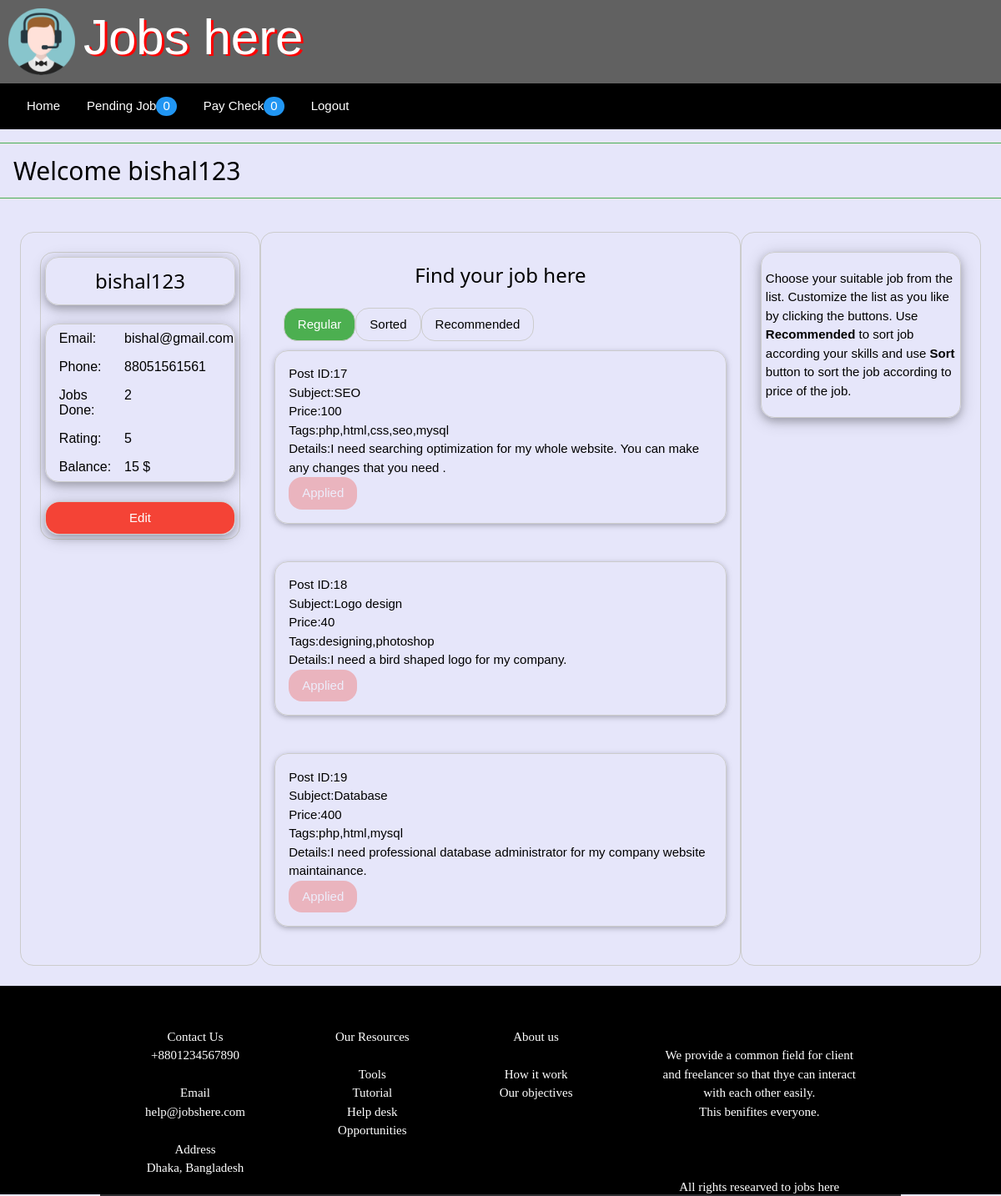
/freelancerhome.php (signed in), run on the app's committed database.
### tables this page shows
CREATE TABLE `freelancer` (
  `fid` int(20) NOT NULL,
  `name` varchar(100) NOT NULL,
  `username` varchar(200) NOT NULL,
  `password` varchar(200) NOT NULL,
  `dob` date NOT NULL,
  `gender` varchar(20) NOT NULL,
  `email` varchar(100) NOT NULL,
  `phone` bigint(20) NOT NULL,
  `hprice` float NOT NULL,
  `address` varchar(200) NOT NULL,
  `skills` varchar(300) NOT NULL,
  `jobs_completed` int(11) NOT NULL,
  `review` double NOT NULL,
  `total_rat` double NOT NULL,
  `rating` double NOT NULL,
  `balance` float NOT NULL,
  `status` varchar(20) NOT NULL
);

CREATE TABLE `posts` (
  `postid` int(200) NOT NULL,
  `subject` varchar(200) NOT NULL,
  `price` double NOT NULL,
  `posted_by` varchar(100) NOT NULL,
  `category` varchar(400) NOT NULL,
  `job_stat` varchar(200) NOT NULL,
  `hired` varchar(200) NOT NULL,
  `submission` varchar(600) NOT NULL,
  `accept` varchar(200) NOT NULL,
  `post_detail` text NOT NULL
);

### freelancerhome.php (the view, shortened to what this page needs)
<?php
 require_once("config.php");
 $checkhowto=0;
if(isset($_SESSION['username'])){
  $temp=$_SESSION['username'];
  $sql16="SELECT * FROM `posts` WHERE hired='$temp' && job_stat='assigned' && submission=''";
  $result=mysqli_query($connection,$sql16);
  $pending=mysqli_num_rows($result);
  $sql28="SELECT * FROM `transaction_table` WHERE freelancer='$temp' && status='completed' && f_to_c=0";
  $run28=mysqli_query($connection,$sql28);
  $req28=mysqli_num_rows($run28);
}
else{
  header('location:index.php');
}
  $sql="SELECT * FROM `posts` where job_stat='pending'";
  $req=mysqli_query($connection,$sql);
?>
<html>
<head>
  <link rel="stylesheet" type="text/css" href="style.css">
  <link rel="stylesheet" href="css/w3.css">
<link rel="stylesheet" href="css/font.css">
</head>
<body bgcolor="#E6E6FA">
  <div class="w3-row w3-dark-gray">
    <div class="w3-col l1">
      <img src="images/logo.png" style="height: 100px;width: 100px;padding:10px">
    </div>
    <div class="w3-col l3">
      <span class="jobb">Jobs here</span>
    </div>
  </div>
  <div class="w3-bar w3-black w3-padding">
  <a href="freelancerhome.php" class="w3-bar-item w3-button">Home</a>
  <a href="submitjob.php" class="w3-bar-item w3-button">Pending Job<span class="w3-badge w3-blue"><?php echo $pending; ?></a>
  <a href="flancer-paycheck.php" class="w3-bar-item w3-button">Pay Check<span class="w3-badge w3-blue"><?php echo $req28; ?></a>
  <a href="freelancerhome.php?status=logout" class="w3-bar-item w3-button">Logout</a>
  </div>
   <div class="w3-panel w3-border-top w3-border-bottom w3-border-green">
    <h2>Welcome <?php echo$_SESSION['username']; ?></h2>
  </div>
  <div class="w3-cell-row" style="padding: 2%;">
  <div class="w3-container w3-cell w3-border w3-round-xlarge" style="width: 25%;padding: 2%;" >
    <div class="w3-border w3-round-xlarge" style="padding: 2%;">
      <?php
        $sql39="SELECT * FROM `freelancer` WHERE username='$temp'";
        $run39=mysqli_query($connection,$sql39);
        $req39=mysqli_fetch_array($run39);
        $email=$req39['email'];
        $phone=$req39['phone'];
        $jobcom=$req39['jobs_completed'];
        $rating=$req39['rating'];
        $balance=$req39['balance'];
      ?>
       <div class="w3-card-4 w3-border w3-round-xlarge" style="text-align: center;"><h3><?php echo$temp;?></h3></div>
       <br>
      <div class="w3-card-4 w3-border w3-round-xlarge">
      <table class="w3-table">
        <tr>
          <td style="width: 25%;">
            Email:
          </td>
          <td style="width: 75%;">
            <?php echo$email;?>
          </td>
        </tr>
        <tr>
          <td style="width: 25%;">
            Phone:
          </td>
          <td style="width: 75%;">
            <?php echo$phone;?>
          </td>
        </tr>
        <tr>
          <td style="width: 25%;">
            Jobs Done:
          </td>
          <td style="width: 75%;">
            <?php echo$jobcom;?>
          </td>
        </tr>
        <tr>
          <td style="width: 25%;">
            Rating:
          </td>
          <td style="width: 75%;">
            <?php echo$rating;?>
          </td>
        </tr>
        <tr>
          <td style="width: 25%;">
            Balance:
          </td>
          <td style="width: 75%;">
            <?php echo$balance;?> $
          </td>
        </tr>
      </table>
      </div>
      <br>
      <div class="w3-card-4 w3-border w3-round-xlarge" style="padding: 0px;">
        <a href="freelancerupdate.php" class="w3-button w3-red w3-round-xlarge" style="width: 100%;">Edit</a>
      </div>
    </div>
  </div>
  <div class="w3-container w3-cell w3-border w3-round-xlarge">
    <h3 style="text-align: center;">Find your job here</h3>
    <div class="w3-container" style="padding: 2%;align-items: center;">
      <?php if ($checkhowto==0) {
        echo'<a href="freelancerhome.php?update=0" class="w3-button w3-green w3-border w3-round-xlarge">Regular</a>';
      }
      else{
         echo'<a href="freelancerhome.php?update=0" class="w3-button w3-border w3-round-xlarge">Regular</a>';
      }
      if ($checkhowto==1) {
        echo'<a href="freelancerhome.php?update=1" class="w3-button w3-green w3-border w3-round-xlarge">Sorted</a>';
      }
      else{
         echo'<a href="freelancerhome.php?update=1" class="w3-button w3-border w3-round-xlarge">Sorted</a>';
      }
      if ($checkhowto==2) {
        echo'<a href="freelancerhome.php?update=2" class="w3-button w3-green w3-border w3-round-xlarge">Recommended</a>';
      }
      else{
         echo'<a href="freelancerhome.php?update=2" class="w3-button w3-border w3-round-xlarge">Recommended</a>';
      }
      ?>
    </div>
   <?php
      $k=0;
      $arr=array();
      while($var6=mysqli_fetch_array($req)){
       $arr[$k]=$var6['postid'];
       $k++;
      }
   ?>
   <div style="">
         <?php for($cnt=0;$cnt<$k;$cnt++) {
            $useid=$arr[$cnt];
            $sql35="SELECT * FROM `posts` WHERE postid=$useid";
            $run35=mysqli_query($connection,$sql35);
            $req35=mysqli_fetch_array($run35);
          ?>
               <div class="w3-card w3-border w3-round-xlarge" style="padding: 3%;">
   	           Post ID:<?php echo $req35['postid']; ?><br>
               Subject:<?php echo $req35['subject']; ?><br>
               Price:<?php echo $req35['price']; ?><br>
               Tags:<?php echo $req35['category']; ?><br>
               Details:<?php echo $req35['post_detail']; ?><br>
               <?php
                $name=$_SESSION['username'];
                $id=$req35['postid'];
                $test="SELECT * FROM `job_application` WHERE applicant='$name' && postid='$id'";
                $run5=mysqli_query($connection,$test);
                $check=mysqli_num_rows($run5);
                if($check>0)
                {
                  echo'<a href="" class="w3-button w3-red w3-round-xlarge w3-disabled">Applied</a>';
                }
                else{?>
                  <a href="freelancerhome.php?apply=<?php echo $id;?>" class="w3-button w3-light-blue w3-round-xlarge">Apply</a>
                <?php } ?>
               </div>
               <br>
               <br>
           <?php } ?>
   </div>
   </div>
   <div class="w3-container w3-cell w3-border w3-round-xlarge" style="width: 25%;padding: 2%">
    <div class="w3-card-4 w3-border w3-round-xlarge" style="padding: 2%">
      <p>Choose your suitable job from the list. Customize the list as you like by clicking the buttons. Use <b>Recommended</b> to sort job according your skills and use <b>Sort</b> button to sort the job according to price of the job. </p>
  </div>
    </div>
   </div>
     <div class="grid-foot">
    <div>Contact Us<br>+8801234567890<br><br>Email<br>help@jobshere.com<br><br>Address<br>Dhaka, Bangladesh</div>
    <div>Our Resources<br><br>Tools<br>Tutorial<br>Help desk<br>Opportunities</div>
    <div>About us<br><br>How it work<br>Our objectives<br></div>
    <div><br>We provide a common field for client<br> and freelancer so that thye can interact<br> with each other easily.<br> This benifites everyone. <br><br><br><br>All rights researved to jobs here</div>
  </div>
</body>
</html>

### style.css (style rules this page uses)
.jobb { color: white; text-shadow: 3px 2px red; font-size: 60px; padding-bottom: 0px; padding-top: 0px; text-align: center; }
body { font-family: "Times New Roman", Times, serif; }
.grid-foot { display: grid; grid-template-columns: auto auto auto auto; grid-gap: 0px; background-color: rgb(0,0,0,1); padding-left: 10%; padding-right: 10%; color: white; height: 250px; padding-top: 50px; }
.grid-foot > div { text-align: center; background-color: rgb(0,0,0,0.8); font-family: "Calibri", Light; }

### css/w3.css (style rules this page uses)
html { box-sizing:border-box }
*,*:before,*:after { box-sizing:inherit }
html { -ms-text-size-adjust:100%;-webkit-text-size-adjust:100% }
body { margin:0 }
a { background-color:transparent;-webkit-text-decoration-skip:objects }
img { border-style:none }
html,body { font-family:Verdana,sans-serif;font-size:15px;line-height:1.5 }
html { overflow-x:hidden }
h2 { font-size:30px }
h3 { font-size:24px }
h1,h2,h3,h4,h5,h6 { font-family:"Segoe UI",Arial,sans-serif;font-weight:400;margin:10px 0 }
img { vertical-align:middle }
a { color:inherit }
.w3-table,.w3-table-all { border-collapse:collapse;border-spacing:0;width:100%;display:table }
.w3-table td,.w3-table th,.w3-table-all td,.w3-table-all th { padding:8px 8px;display:table-cell;text-align:left;vertical-align:top }
.w3-table th:first-child,.w3-table td:first-child,.w3-table-all th:first-child,.w3-table-all td:first-child { padding-left:16px }
.w3-btn,.w3-button { border:none;display:inline-block;padding:8px 16px;vertical-align:middle;overflow:hidden;text-decoration:none;color:inherit;background-color:inherit;text-align:center;cursor:pointer;white-space:nowrap }
.w3-btn,.w3-button { -webkit-touch-callout:none;-webkit-user-select:none;-khtml-user-select:none;-moz-user-select:none;-ms-user-select:none;user-select:none }
.w3-disabled,.w3-btn:disabled,.w3-button:disabled { cursor:not-allowed;opacity:0.3 }
.w3-badge,.w3-tag { background-color:#000;color:#fff;display:inline-block;padding-left:8px;padding-right:8px;text-align:center }
.w3-badge { border-radius:50% }
.w3-bar { width:100%;overflow:hidden }
.w3-bar .w3-bar-item { padding:8px 16px;float:left;width:auto;border:none;display:block;outline:0 }
.w3-bar .w3-button { white-space:normal }
.w3-container:after,.w3-container:before,.w3-panel:after,.w3-panel:before,.w3-row:after,.w3-row:before,.w3-row-padding:after,.w3-row-padding:before, .w3-cell-row:before,.w3-cell-row:after,.w3-clear:after,.w3-clear:before,.w3-bar:before,.w3-bar:after { content:"";display:table;clear:both }
.w3-col,.w3-half,.w3-third,.w3-twothird,.w3-threequarter,.w3-quarter { float:left;width:100% }
@media (min-width:993px) { .w3-col.l1 { width:8.33333% } }
@media (min-width:993px) { .w3-col.l3 { width:24.99999% } }
.w3-cell-row { display:table;width:100% }
.w3-cell { display:table-cell }
.w3-round-xlarge { border-radius:16px }
.w3-container,.w3-panel { padding:0.01em 16px }
.w3-panel { margin-top:16px;margin-bottom:16px }
.w3-card,.w3-card-2 { box-shadow:0 2px 5px 0 rgba(0,0,0,0.16),0 2px 10px 0 rgba(0,0,0,0.12) }
.w3-card-4,.w3-hover-shadow:hover { box-shadow:0 4px 10px 0 rgba(0,0,0,0.2),0 4px 20px 0 rgba(0,0,0,0.19) }
.w3-border { border:1px solid #ccc!important }
.w3-border-top { border-top:1px solid #ccc!important }
.w3-border-bottom { border-bottom:1px solid #ccc!important }
.w3-padding { padding:8px 16px!important }
.w3-blue,.w3-hover-blue:hover { color:#fff!important;background-color:#2196F3!important }
.w3-green,.w3-hover-green:hover { color:#fff!important;background-color:#4CAF50!important }
.w3-red,.w3-hover-red:hover { color:#fff!important;background-color:#f44336!important }
.w3-black,.w3-hover-black:hover { color:#fff!important;background-color:#000!important }
.w3-dark-grey,.w3-hover-dark-grey:hover,.w3-dark-gray,.w3-hover-dark-gray:hover { color:#fff!important;background-color:#616161!important }
.w3-border-green,.w3-hover-border-green:hover { border-color:#4CAF50!important }

### data on the page
freelancer: email "bishal@gmail.com", phone "88051561561", jobs_completed "2", rating "5", balance "15"
posts: postid "17", subject "SEO", price "100", category "php,html,css,seo,mysql", post_detail "I need searching optimization for my whole website. You can make any changes that you need ."
posts: postid "18", subject "Logo design", price "40", category "designing,photoshop", post_detail "I need a bird shaped logo for my company."
posts: postid "19", subject "Database", price "400", category "php,html,mysql", post_detail "I need professional database administrator for my company website maintainance."

### other printed values
$pending "0"
$req28 "0"
$_SESSION['username'] "bishal123"
$temp "bishal123"
